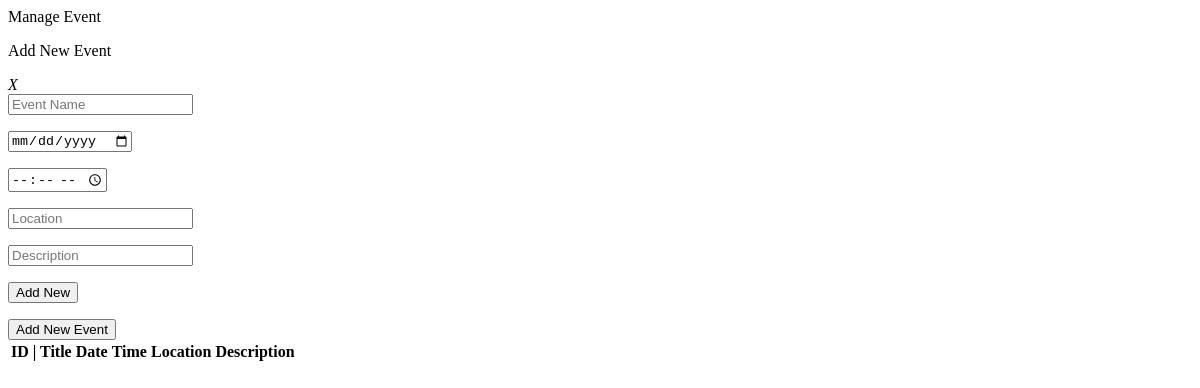
Before: /ManageEvent.php with the older database file.
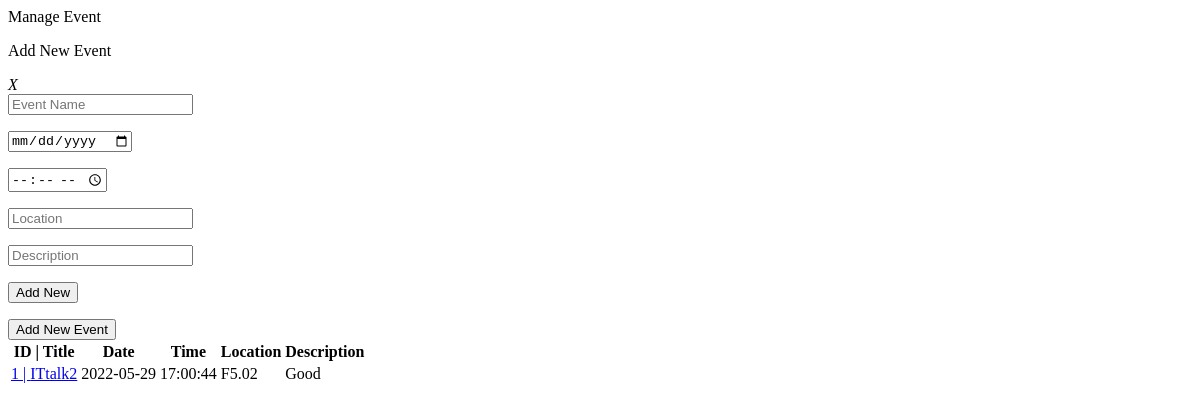
After: the same page with the newer database file.
### tables this page shows
CREATE TABLE `event` (
  `title` varchar(100) DEFAULT NULL,
  `description` varchar(2000) DEFAULT NULL,
  `date` date DEFAULT current_timestamp(),
  `location` varchar(200) DEFAULT NULL,
  `id` int(11) NOT NULL AUTO_INCREMENT,
  `time` time DEFAULT current_timestamp(),
  PRIMARY KEY (`id`)
);

### ManageEvent.php (the view, shortened to what this page needs)
<?php include_once('ConnectDB.php'); ?>
<body>
    <div id="manage-container">
        <p class="head-label">Manage Event</p>
        <div class="detail-mn">
            <div class="modaluser js-modal-ev">
                <form class="modal-container js-modal-container-ev" method="POST" action="ManageEventPro.php?func=add">
                    <div class="modal-header">
                        <div class="modal-label">
                            <p> Add New Event </p>
                        </div>
                        <div class="model-close js-modal-close-ev">
                            <i class=" icon-close">X</i>
                        </div>
                    </div>
                    <div class="modal-body">
                        <div class="modal-input">
                            <input type="text" class="input-info" name="title" id="title" placeholder="Event Name">
                        </div>
                        <div class="modal-input">
                            <input type="date" class="input-info" name="date" id="date" placeholder="Date">
                        </div>
                        <div class="modal-input">
                            <input type="time" class="input-info" name="time" id="time" placeholder="Time">
                        </div>
                        <div class="modal-input">
                            <input type="text" class="input-info" id="location" name="location" placeholder="Location">
                        </div>
                        <div class="modal-input">
                            <input type="text" class="input-info" name="description" id="description" placeholder="Description">
                        </div>
                    </div>
                    <div class="modal-footer">
                        <div class="button">
                            <button type="submit" class="modal-button" name="btn_add" id="btn_add">Add New</button>
                        </div>
                    </div>
                </form>
            </div>
            <div class="detail-right">
                <div class="btn-add">
                    <button class="add-user js-add-ev"> Add New Event</button>
                </div>
                <div class="table-1">
                    <table class="table">
                        <thead class="table-head">
                            <tr class="tr-head">
                                <th class="th-head">ID | Title</th>
                                <th class="th-head">Date</th>
                                <th class="th-head">Time</th>
                                <th class="th-head">Location</th>
                                <th class="th-head">Description</th>
                            </tr>
                        </thead>
                        <tbody class="table-body">
                            <?php
                            $result = mysqli_query($conn, "SELECT * FROM `event`");
                            while ($row = mysqli_fetch_array($result, MYSQLI_ASSOC)) {
                            ?>
                                <tr class="tr-body">
                                    <td class="td-body">
                                        <a href="?page=manageevent_update&&func=update&&id=<?php echo $row['id']; ?>" class="update-name js-update-name"> <?php echo $row['id']; ?> | <?php echo $row['title']; ?> </a>
                                    </td>
                                    <td class="td-body"><?php echo $row['date']; ?></td>
                                    <td class="td-body"><?php echo $row['time']; ?></td>
                                    <td class="td-body"><?php echo $row['location']; ?></td>
                                    <td class="td-body"><?php echo $row['description']; ?></td>
                                </tr>
                            <?php }; ?>
                        </tbody>
                    </table>
                </div>
            </div>
        </div>
    </div>
</body>

Changed rows visible on the page:
added event: id "1", title "ITtalk2", date "2022-05-29", time "17:00:44", location "F5.02", description "Good"
